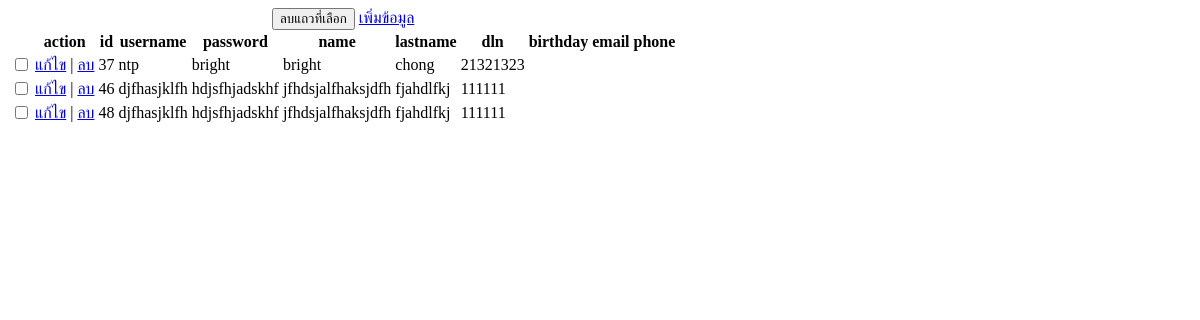
The app's page /beta/systemmange/index.php, older data.
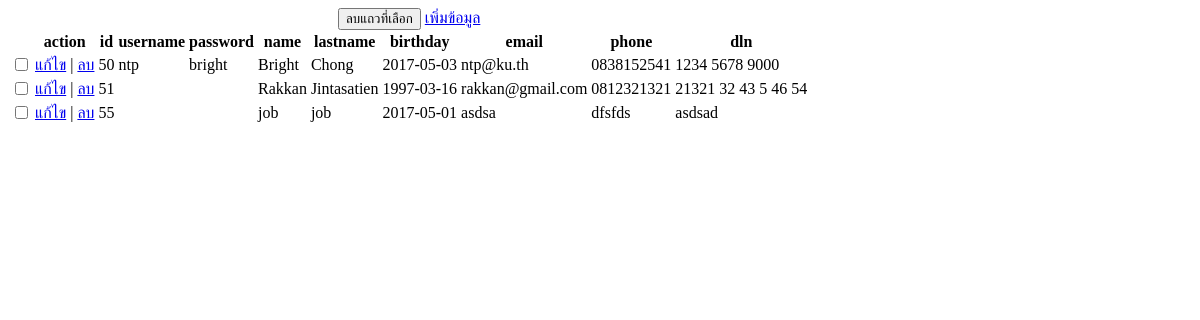
The same page, newer data.
### tables this page shows
CREATE TABLE `customer` (
  `id` int(11) UNSIGNED NOT NULL,
  `username` varchar(255) NOT NULL,
  `password` varchar(255) NOT NULL,
  `name` varchar(255) NOT NULL,
  `lastname` varchar(255) NOT NULL,
  `birthday` date NOT NULL,
  `email` varchar(255) NOT NULL,
  `phone` varchar(255) NOT NULL,
  `dln` varchar(255) NOT NULL
);

### beta/systemmange/index.php (the view, shortened to what this page needs)
<!doctype html>
<html>
<body>
<?php
$link = @mysqli_connect("localhost", "root", "", "Car_Rental_System")
 			or die(mysqli_connect_error()."</body></html>");
$sql = "SELECT * FROM customer";
$result = mysqli_query($link, $sql);
echo '<form method="post">';
echo "<table>";
echo '<caption>
 			<button>ลบแถวที่เลือก</button>
 			<a href="form.php?action=insert">เพิ่มข้อมูล</a></caption>';
echo "<tr>";
$num_fields = mysqli_num_fields($result);
echo "<th>&nbsp;</th>";
echo "<th>action</th>";
for($i = 0; $i < $num_fields; $i++) {
	$f = mysqli_fetch_field_direct($result, $i);
	echo "<th>".$f->name."</th>";
}
echo "</tr>";
while($data = mysqli_fetch_array($result)) {
	echo  "<tr>";
	echo '<td><input type="checkbox" name="id[]" value="'.$data['id'].'"></td>';
	echo "<td>
				<a href=\"form.php?action=update&id={$data['id']}\">แก้ไข</a> |
				<a href=\"form.php?action=delete&id={$data['id']}\">ลบ</a>
			</td>";
	for($i = 0; $i < $num_fields; $i++) {
		echo "<td>".$data[$i]."</td>";
	}
	echo "</tr>";
}
echo "</table>";
echo "</form>";
?>
</body>
</html>

Row changes from the older to the newer data that the page shows:
removed customer: id "37", username "ntp", password "bright", name "bright", lastname "chong", dln "21321323"
removed customer: id "46", username "djfhasjklfh", password "hdjsfhjadskhf", name "jfhdsjalfhaksjdfh", lastname "fjahdlfkj", dln "111111"
removed customer: id "48", username "djfhasjklfh", password "hdjsfhjadskhf", name "jfhdsjalfhaksjdfh", lastname "fjahdlfkj", dln "111111"
added customer: id "50", username "ntp", password "bright", name "Bright", lastname "Chong", birthday "2017-05-03", email "ntp@ku.th", phone "0838152541", dln "1234 5678 9000"
added customer: id "51", name "Rakkan", lastname "Jintasatien", birthday "1997-03-16", email "rakkan@gmail.com", phone "0812321321", dln "21321 32 43 5 46 54"
added customer: id "55", name "job", lastname "job", birthday "2017-05-01", email "asdsa", phone "dfsfds", dln "asdsad"
